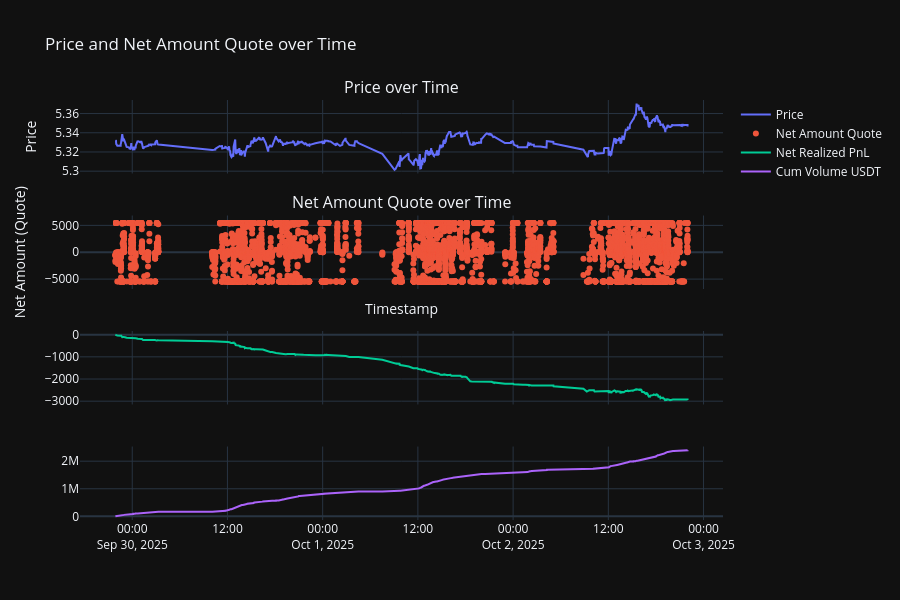

Here is the notebook cell this chart was saved with:
### Code cell
import plotly.graph_objects as go
from plotly.subplots import make_subplots

# Create a figure with 2 rows and 1 column
fig = make_subplots(rows=4, cols=1, shared_xaxes=True,
                    vertical_spacing=0.1,
                    subplot_titles=("Price over Time", "Net Amount Quote over Time"))

# --- First row: line plot ---
fig.add_trace(
    go.Scatter(
        x=trades_df["timestamp"],
        y=trades_df["price"],
        mode="lines",
        name="Price"
    ),
    row=1, col=1
)

# --- Second row: scatter plot ---
fig.add_trace(
    go.Scatter(
        x=trades_df["timestamp"],
        y=trades_df["net_amount_quote"],
        mode="markers",
        name="Net Amount Quote"
    ),
    row=2, col=1
)
fig.add_trace(
    go.Scatter(
        x=trades_df["timestamp"],
        y=trades_df["net_realized_pnl"],
        mode="lines",
        name="Net Realized PnL"
    ),
    row=3, col=1
)
fig.add_trace(
    go.Scatter(
        x=trades_df["timestamp"],
        y=trades_df["amount"].cumsum(),
        mode="lines",
        name="Cum Volume USDT"
    ),
    row=4, col=1
)

# Layout adjustments
fig.update_layout(
    height=600,
    showlegend=True,
    title_text="Price and Net Amount Quote over Time"
)

# Optional: improve axis formatting
fig.update_xaxes(title_text="Timestamp", row=2, col=1)
fig.update_yaxes(title_text="Price", row=1, col=1)
fig.update_yaxes(title_text="Net Amount (Quote)", row=2, col=1)

fig.show()

### Figure 1 — Plotly figure (JSON) as saved in the notebook; plotly's stock layout.template omitted (floating-point values rounded to 4 significant figures; data arrays with more than 128 entries replaced by an {"elided": "..."} marker saying what was removed)
{"data": [{"mode": "lines", "name": "Price", "x": {"elided": "4497 str values"}, "y": {"elided": "4497 float values"}, "type": "scatter", "xaxis": "x", "yaxis": "y"}, {"mode": "markers", "name": "Net Amount Quote", "x": {"elided": "4497 str values"}, "y": {"elided": "4497 float values"}, "type": "scatter", "xaxis": "x2", "yaxis": "y2"}, {"mode": "lines", "name": "Net Realized PnL", "x": {"elided": "4497 str values"}, "y": {"elided": "4497 float values"}, "type": "scatter", "xaxis": "x3", "yaxis": "y3"}, {"mode": "lines", "name": "Cum Volume USDT", "x": {"elided": "4497 str values"}, "y": {"elided": "4497 float values"}, "type": "scatter", "xaxis": "x4", "yaxis": "y4"}], "layout": {"xaxis": {"anchor": "y", "domain": [0.0, 1.0], "matches": "x4", "showticklabels": false}, "yaxis": {"anchor": "x", "domain": [0.825, 1.0], "title": {"text": "Price"}}, "xaxis2": {"anchor": "y2", "domain": [0.0, 1.0], "matches": "x4", "showticklabels": false, "title": {"text": "Timestamp"}}, "yaxis2": {"anchor": "x2", "domain": [0.55, 0.725], "title": {"text": "Net Amount (Quote)"}}, "xaxis3": {"anchor": "y3", "domain": [0.0, 1.0], "matches": "x4", "showticklabels": false}, "yaxis3": {"anchor": "x3", "domain": [0.275, 0.45]}, "xaxis4": {"anchor": "y4", "domain": [0.0, 1.0]}, "yaxis4": {"anchor": "x4", "domain": [0.0, 0.175]}, "annotations": [{"font": {"size": 16}, "showarrow": false, "text": "Price over Time", "x": 0.5, "xanchor": "center", "xref": "paper", "y": 1.0, "yanchor": "bottom", "yref": "paper"}, {"font": {"size": 16}, "showarrow": false, "text": "Net Amount Quote over Time", "x": 0.5, "xanchor": "center", "xref": "paper", "y": 0.725, "yanchor": "bottom", "yref": "paper"}], "title": {"text": "Price and Net Amount Quote over Time"}, "height": 600, "showlegend": true}}
